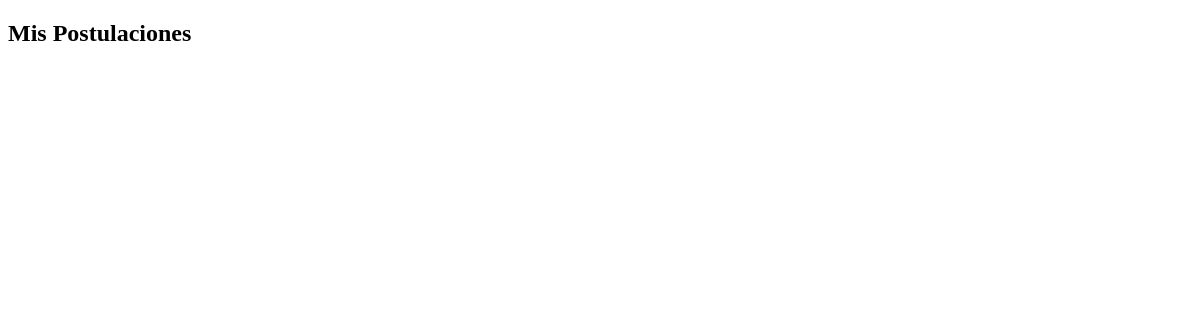
The app's page /mis_postulaciones/ (signed in), older data.
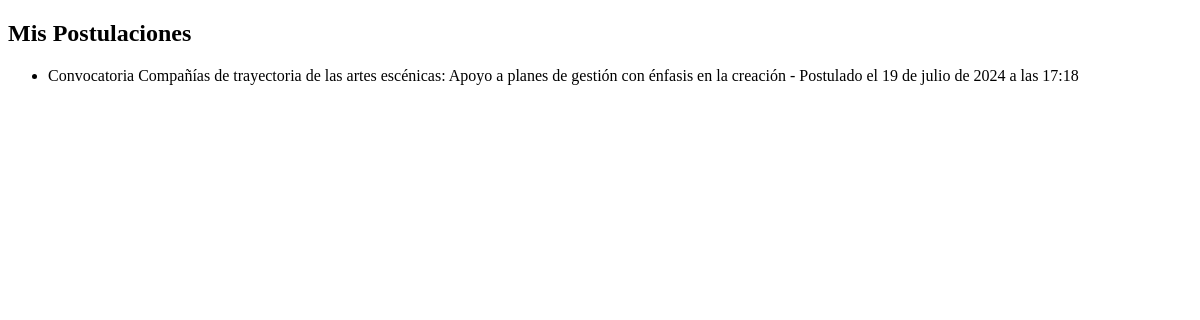
The same page, newer data.
### myapp/models.py (models this page shows, shortened)
class Postulacion(models.Model):
    ESTADO_CHOICES = [
        ('pendiente', 'Pendiente'),
        ('aceptada', 'Aceptada'),
        ('rechazada', 'Rechazada'),
    ]
    proyecto = models.ForeignKey(Proyecto, on_delete=models.CASCADE)
    usuario = models.ForeignKey(User, on_delete=models.CASCADE)
    estado = models.CharField(max_length=10, choices=ESTADO_CHOICES, default='pendiente')
    fecha_postulacion = models.DateTimeField(auto_now_add=True)
    class Meta:
        unique_together = ('proyecto', 'usuario')

class Proyecto(models.Model):
    nombre = models.CharField(max_length=200)
    descripcion = models.TextField()
    fecha_inicio = models.DateField()
    fecha_fin = models.DateField()
    ciudad = models.CharField(max_length=100, blank=True, null=True)
    imagen = models.ImageField(upload_to='proyectos/', blank=True, null=True)
    categoria = models.CharField(max_length=100, blank=True, null=True)
    creador = models.ForeignKey(User, on_delete=models.CASCADE)

### myapp/views.py (the view)
# urls.py: path('mis_postulaciones/', views.mis_postulaciones, name='mis_postulaciones'),
@login_required
def mis_postulaciones(request):
    postulaciones = Postulacion.objects.filter(usuario=request.user)
    return render(request, 'myapp/mis_postulaciones.html', {'postulaciones': postulaciones})

### myapp/templates/myapp/mis_postulaciones.html (shortened to what this page needs)
<!DOCTYPE html>
<html>
<head>
</head>
<body>
    <h2>Mis Postulaciones</h2>
    <ul>
        {% for postulacion in postulaciones %}
            <li>{{ postulacion.proyecto.nombre }} - Postulado el {{ postulacion.fecha_postulacion }}</li>
        {% endfor %}
    </ul>
</body>
</html>

Row changes from the older to the newer data that the page shows:
added Postulacion: proyecto.nombre "Convocatoria Compañías de trayectoria de las artes escénicas: Apoyo a planes de gestión con énfasis en la creación", fecha_postulacion "19 de julio de 2024 a las 17:18"
